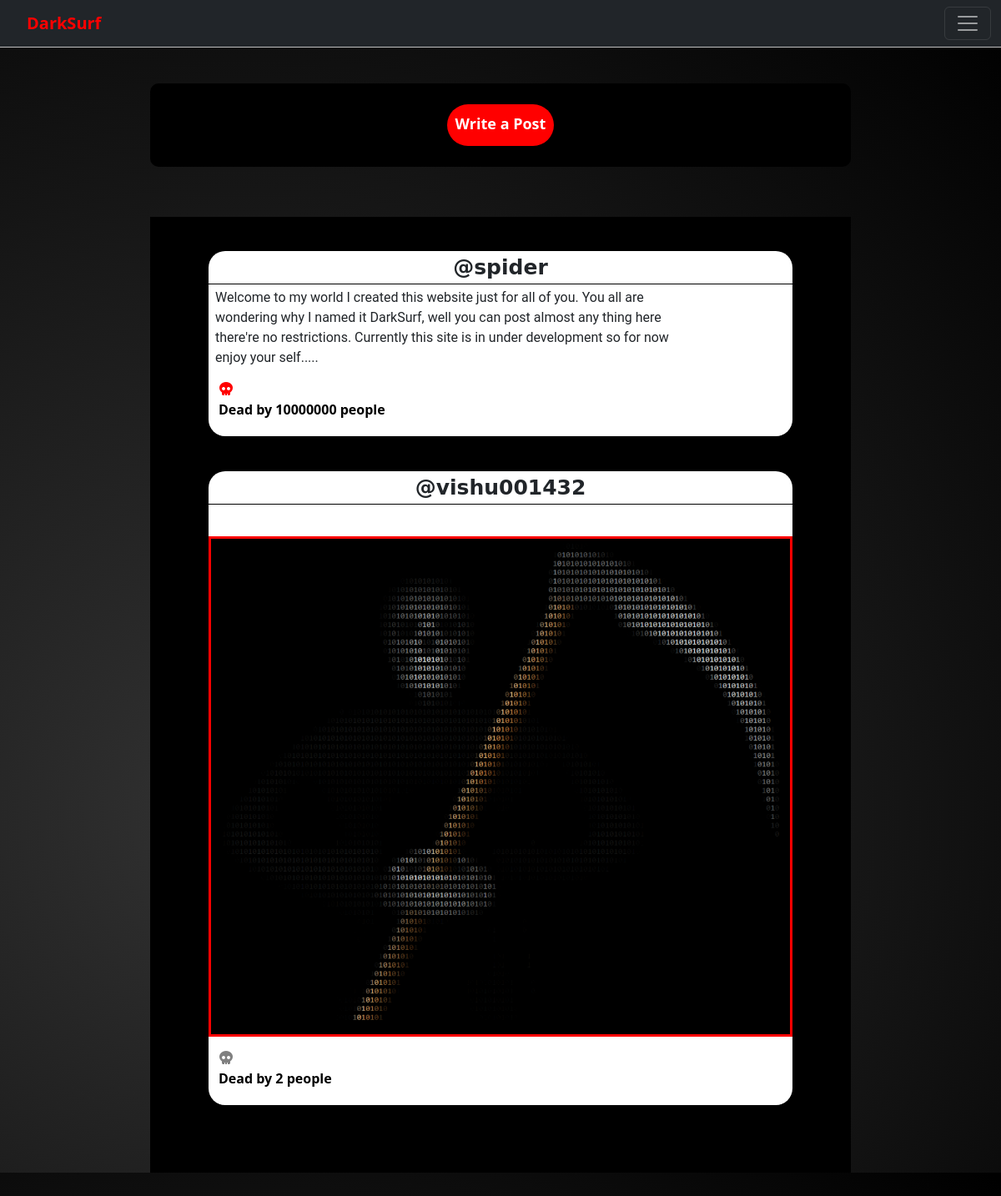
The page /posts/ (signed in) on the database its author committed.
### social/models.py (models this page shows, shortened)
class Post(models.Model):
    id = models.UUIDField(primary_key=True, default=uuid.uuid4)
    user = models.CharField(max_length=100)
    image = models.ImageField(upload_to='post_images', blank=True)
    write = models.TextField()
    created_at = models.DateTimeField(default=datetime.now)
    no_of_likes = models.IntegerField(default=0)

### social/views.py (the view)
# urls.py: path('posts/', views.posts, name='posts'),
@csrf_exempt
@login_required(login_url='login')
def posts(request):
    posts = Post.objects.all()
    return render(request, 'Html/posts.html', {'posts': posts})

### templates/Html/posts.html (shortened to what this page needs)
<!DOCTYPE html>
<html lang="en">
<head>
    {% load static %}
    <link rel="stylesheet" href={% static 'css/posts.css' %}>
    <link href="https://cdn.jsdelivr.net/npm/bootstrap@5.2.2/dist/css/bootstrap.min.css" rel="stylesheet"
>
</head>
<body style="background: radial-gradient(circle at 24.1% 68.8%, rgb(50, 50, 50) 0%, rgb(0, 0, 0) 99.4%);">
<nav style="border-bottom: 1px solid silver" class="navbar navbar-dark bg-dark fixed-top">
    <div class="container-fluid">
        <a class="navbar-brand" style="color: red; font-weight: bolder; margin-left: 20px" href="#">DarkSurf</a>
        <button class="navbar-toggler" type="button" data-bs-toggle="offcanvas" data-bs-target="#offcanvasDarkNavbar"
                aria-controls="offcanvasDarkNavbar">
            <span class="navbar-toggler-icon"></span>
        </button>
    </div>
</nav>
<section class="main1">
    <div class="upload-wrapper">
        <div class="blank">
        </div>
        <div class="upload-field">
            <button id="upload-text" name="upload-post-text" class="upload-text">Write a Post</button>
        </div>
        <div class="news"></div>
    </div>
</section>
{% for post in posts %}
    <section class="main" window.onload()>
        <div id="windows-container" class="window-container">
            <header class="header-username">
                <div class="display-username">@{{ post.user }}</div>
            </header>
            <div id="user-content" class="user-content">{{ post.write }}</div>
            {% if post.image %}
            <div class="post-update">
                <a href="{{ post.image.url }}">
                    <img class="user-post" src="{{ post.image.url }}">
                </a>
            </div>
            {% endif %}
            <footer  class="footer-post">
                <div  class="footer-post-container">
                    <a href="/like-post?post_id={{ post.id }}">
                    <button  id="btn-skull" class="btn-skull"><i class="fas fa-skull"></i></button>
                </div>
            <div class="like-post">
                {% if post.no_of_likes == 0 %}
                <a class="like-post-count">0 Dead</a>
                {% elif post.no_of_likes == 1 %}
                <a class="like-post-count">Dead by {{ post.user }}</a>
                {% else %}
                <a  class="like-post-count">Dead by {{ post.no_of_likes }} people</a>
                {% endif %}
            </div>
            </footer>
        </div>
    </section>
{% endfor %}
</body>
</html>

### static/css/posts.css (style rules this page uses)
* { box-sizing: border-box; }
.main1 { width: 100%; padding: 40px 0; display: flex; justify-content: center; margin-top: 50px; }
.upload-wrapper { width: 100%; max-width: 1300px; display: grid; grid-template-columns:auto auto auto; grid-gap: 10px; }
.blank { display: flex; flex-direction: column; height: 100px; }
.news { display: flex; flex-direction: column; height: 100px; }
.upload-field { border-radius: 10px; display: flex; height: 100px; background-color: black; }
.upload-text { display: flex; flex-direction: column; background-color: white; height: 50px; margin: auto; border-radius: 30px; border: none; padding: 10px; outline: none; font-size: 18px; background-color: red; color: white; font-weight: bold; min-width: 100px; }
.header-username { display: flex; height: 40px; border-bottom: 1px solid black; }
.user-content { width: 100%; max-width: 590px; overflow-wrap: break-word; outline: none; resize: none; border: none; user-input: none; min-height: 30px; max-width: 550px; margin: 4px 40px 4px 8px; font-family: "Roboto", "Lucida Grande", Verdana, Arial, sans-serif; }
.display-username { display: flex; justify-content: center; align-items: center; margin: auto; font-size: 25px; font-weight: bold; font-family: "DejaVu Sans"; }
.post-update { width: 100%; height: 50px; min-height: 600px; background-position: center center; border: 3px solid red; }
img { width: 100%; height: 100%; }
.main { width: 50%; padding: 40px 0; display: flex; justify-content: center; border: 1px solid black; height: auto; margin: auto; background-color: black; }
.window-container { min-height: 120px; max-height: 2000px; width: 700px; min-width: 200px; background: white; border-radius: 20px; }
.footer-post { min-height: 50px; }
.footer-post-container { margin-top: 12px; margin-left: 7px; }
.btn-skull { background: none; border: none; outline: none; color: grey; }
.like-post { margin-bottom: 20px; margin-left: 12px; }
.like-post-count { font-weight: bolder; text-decoration: none; color: black; }
@media (max-width: 1400px) { .main1 { margin-top: -40px; } }
@media (max-width: 1400px) { .window-container { margin-bottom: 40px; min-width: 400px; } }
@media (max-width: 1400px) { .upload-wrapper { display: block; width: 70%; } }
@media (max-width: 1400px) { .main { margin-top: -80px; width: 70% } }

### rows shown on the page
Post: user "spider", write "Welcome to my world I created this website just for all of you. You all are wondering why I named it DarkSurf, well you can post almost any thing here there're no restrictions. Currently this site is in under development so for now enjoy your self.....", no_of_likes "10000000"
Post: user "vishu001432", image (picture), no_of_likes "2"
